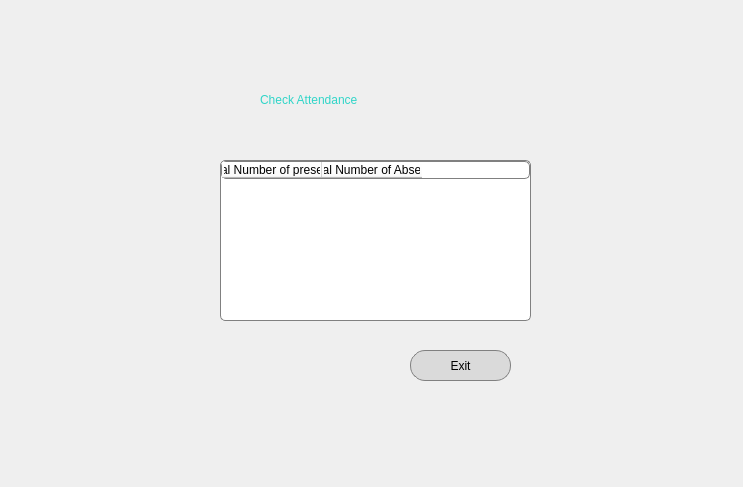
<?xml version="1.0" encoding="UTF-8"?>
<ui version="4.0">
 <class>CheckAttendanceWindow</class>
 <widget class="QWidget" name="CheckAttendanceWindow">
  <property name="geometry">
   <rect>
    <x>0</x>
    <y>0</y>
    <width>743</width>
    <height>487</height>
   </rect>
  </property>
  <property name="windowTitle">
   <string>Form</string>
  </property>
  <widget class="QLabel" name="label">
   <property name="geometry">
    <rect>
     <x>260</x>
     <y>90</y>
     <width>221</width>
     <height>20</height>
    </rect>
   </property>
   <property name="styleSheet">
    <string notr="true">font:14pt &quot;Arial Rounded MT&quot;;
color: rgb(48, 213, 200);</string>
   </property>
   <property name="text">
    <string>Check Attendance</string>
   </property>
  </widget>
  <widget class="QTableWidget" name="attendanceTable_2">
   <property name="geometry">
    <rect>
     <x>220</x>
     <y>160</y>
     <width>311</width>
     <height>161</height>
    </rect>
   </property>
   <property name="styleSheet">
    <string notr="true">border: 1px solid gray;
background-color: rgb(255, 255, 255);
border-radius: 5px;
color:black;</string>
   </property>
   <column>
    <property name="text">
     <string>Total Number of presents</string>
    </property>
   </column>
   <column>
    <property name="text">
     <string>Total Number of Absents</string>
    </property>
   </column>
  </widget>
  <widget class="QPushButton" name="exitButton">
   <property name="geometry">
    <rect>
     <x>410</x>
     <y>350</y>
     <width>101</width>
     <height>31</height>
    </rect>
   </property>
   <property name="styleSheet">
    <string notr="true">background-color: rgb(218, 218, 218);
font: 700 9pt &quot;Arial Rounded MT&quot;;
color: black;
border-radius: 15px;
border: 1px solid gray;</string>
   </property>
   <property name="text">
    <string>Exit</string>
   </property>
  </widget>
 </widget>
 <resources/>
 <connections/>
</ui>
